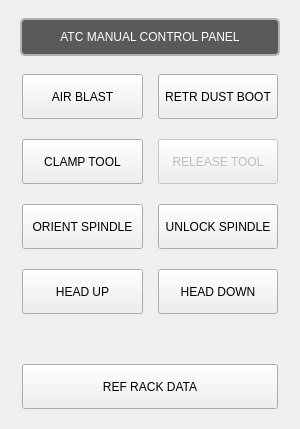
<?xml version="1.0" encoding="UTF-8"?>
<ui version="4.0">
 <class>USER_ATC_BUTTONS</class>
 <widget class="QWidget" name="USER_ATC_BUTTONS">
  <property name="geometry">
   <rect>
    <x>0</x>
    <y>0</y>
    <width>300</width>
    <height>429</height>
   </rect>
  </property>
  <property name="sizePolicy">
   <sizepolicy hsizetype="Preferred" vsizetype="Preferred">
    <horstretch>0</horstretch>
    <verstretch>0</verstretch>
   </sizepolicy>
  </property>
  <property name="windowTitle">
   <string>User Atc Buttons</string>
  </property>
  <property name="layoutDirection">
   <enum>Qt::LayoutDirection::LeftToRight</enum>
  </property>
  <layout class="QVBoxLayout" name="verticalLayout">
   <property name="spacing">
    <number>0</number>
   </property>
   <property name="leftMargin">
    <number>0</number>
   </property>
   <property name="topMargin">
    <number>0</number>
   </property>
   <property name="rightMargin">
    <number>0</number>
   </property>
   <property name="bottomMargin">
    <number>0</number>
   </property>
   <item>
    <widget class="QFrame" name="user_atc_buttons_frame">
     <property name="sizePolicy">
      <sizepolicy hsizetype="Preferred" vsizetype="Preferred">
       <horstretch>0</horstretch>
       <verstretch>0</verstretch>
      </sizepolicy>
     </property>
     <property name="maximumSize">
      <size>
       <width>300</width>
       <height>16777215</height>
      </size>
     </property>
     <property name="styleSheet">
      <string notr="true"/>
     </property>
     <layout class="QVBoxLayout" name="verticalLayout_66">
      <property name="spacing">
       <number>16</number>
      </property>
      <property name="leftMargin">
       <number>20</number>
      </property>
      <property name="topMargin">
       <number>18</number>
      </property>
      <property name="rightMargin">
       <number>20</number>
      </property>
      <property name="bottomMargin">
       <number>18</number>
      </property>
      <item>
       <widget class="QLabel" name="atc_rack_user_header">
        <property name="enabled">
         <bool>true</bool>
        </property>
        <property name="sizePolicy">
         <sizepolicy hsizetype="Preferred" vsizetype="Fixed">
          <horstretch>0</horstretch>
          <verstretch>0</verstretch>
         </sizepolicy>
        </property>
        <property name="minimumSize">
         <size>
          <width>0</width>
          <height>38</height>
         </size>
        </property>
        <property name="maximumSize">
         <size>
          <width>16777215</width>
          <height>38</height>
         </size>
        </property>
        <property name="styleSheet">
         <string notr="true">QLabel{
    border-style: solid;
    border-color: rgb(176, 179, 172);
    border-width: 2px;
    border-radius: 5px;
    color: white;
    background: rgb(90, 90, 90);
	font: 16pt &quot;Bebas Kai&quot;;
}</string>
        </property>
        <property name="frameShape">
         <enum>QFrame::Shape::NoFrame</enum>
        </property>
        <property name="text">
         <string>ATC MANUAL CONTROL PANEL</string>
        </property>
        <property name="alignment">
         <set>Qt::AlignmentFlag::AlignCenter</set>
        </property>
        <property name="wordWrap">
         <bool>true</bool>
        </property>
        <property name="indent">
         <number>0</number>
        </property>
       </widget>
      </item>
      <item>
       <layout class="QHBoxLayout" name="user_buttons_row1_layout" stretch="0,0">
        <property name="spacing">
         <number>15</number>
        </property>
        <property name="leftMargin">
         <number>2</number>
        </property>
        <property name="topMargin">
         <number>2</number>
        </property>
        <property name="rightMargin">
         <number>2</number>
        </property>
        <property name="bottomMargin">
         <number>2</number>
        </property>
        <item>
         <widget class="MDIButton" name="air_blast_button">
          <property name="sizePolicy">
           <sizepolicy hsizetype="Preferred" vsizetype="Fixed">
            <horstretch>1</horstretch>
            <verstretch>0</verstretch>
           </sizepolicy>
          </property>
          <property name="minimumSize">
           <size>
            <width>120</width>
            <height>45</height>
           </size>
          </property>
          <property name="maximumSize">
           <size>
            <width>16777215</width>
            <height>45</height>
           </size>
          </property>
          <property name="focusPolicy">
           <enum>Qt::FocusPolicy::NoFocus</enum>
          </property>
          <property name="toolTip">
           <string>M13 User Defined Macro Call from Subroutine Folder</string>
          </property>
          <property name="styleSheet">
           <string notr="true">MDIButton {
    font: 15pt &quot;Bebas Kai&quot;;
}</string>
          </property>
          <property name="text">
           <string>AIR BLAST</string>
          </property>
          <property name="iconSize">
           <size>
            <width>20</width>
            <height>20</height>
           </size>
          </property>
          <property name="MDICommand" stdset="0">
           <string>M13</string>
          </property>
         </widget>
        </item>
        <item>
         <widget class="MDIButton" name="retract_dustboot_button">
          <property name="sizePolicy">
           <sizepolicy hsizetype="Preferred" vsizetype="Fixed">
            <horstretch>1</horstretch>
            <verstretch>0</verstretch>
           </sizepolicy>
          </property>
          <property name="minimumSize">
           <size>
            <width>120</width>
            <height>45</height>
           </size>
          </property>
          <property name="maximumSize">
           <size>
            <width>16777215</width>
            <height>45</height>
           </size>
          </property>
          <property name="focusPolicy">
           <enum>Qt::FocusPolicy::NoFocus</enum>
          </property>
          <property name="toolTip">
           <string>M13 User Defined Macro Call from Subroutine Folder</string>
          </property>
          <property name="styleSheet">
           <string notr="true">MDIButton {
    font: 15pt &quot;Bebas Kai&quot;;
}</string>
          </property>
          <property name="text">
           <string>RETR DUST BOOT</string>
          </property>
          <property name="iconSize">
           <size>
            <width>20</width>
            <height>20</height>
           </size>
          </property>
          <property name="MDICommand" stdset="0">
           <string>M13</string>
          </property>
         </widget>
        </item>
       </layout>
      </item>
      <item>
       <layout class="QHBoxLayout" name="user_buttons_row2_layout" stretch="0,0">
        <property name="spacing">
         <number>15</number>
        </property>
        <property name="leftMargin">
         <number>2</number>
        </property>
        <property name="topMargin">
         <number>2</number>
        </property>
        <property name="rightMargin">
         <number>2</number>
        </property>
        <property name="bottomMargin">
         <number>2</number>
        </property>
        <item>
         <widget class="SubCallButton" name="clamp_tool_button">
          <property name="sizePolicy">
           <sizepolicy hsizetype="Preferred" vsizetype="Fixed">
            <horstretch>1</horstretch>
            <verstretch>0</verstretch>
           </sizepolicy>
          </property>
          <property name="minimumSize">
           <size>
            <width>120</width>
            <height>45</height>
           </size>
          </property>
          <property name="maximumSize">
           <size>
            <width>16777215</width>
            <height>45</height>
           </size>
          </property>
          <property name="styleSheet">
           <string notr="true">SubCallButton {
    color: white;
    border-color: black;
    border-style: solid;
    border-radius: 5px;
    border-width: 2px;
    background: qlineargradient(spread:pad, x1:0, y1:1, x2:0, y2:0, stop:0 rgba(213, 218, 216, 255), stop:0.169312 rgba(82, 82, 83, 255), stop:0.328042 rgba(72, 70, 73, 255), stop:0.492063 rgba(78, 77, 79, 255), stop:0.703704 rgba(72, 70, 73, 255), stop:0.86 rgba(82, 82, 83, 255), stop:1 rgba(213, 218, 216, 255));
    font-family: &quot;Bebas Kai&quot;;
    font-size: 15pt;
}

SubCallButton:disabled {
    border-color: gray;
}

SubCallButton:hover {
    background:  qlineargradient(x1: 0, y1: 0, x2: 0, y2: 1, stop: 0 #A19E9E, stop: 1.0 #5C5959);
}

SubCallButton:pressed {
    background:  qlineargradient(spread:pad, x1:0, y1:0, x2:0, y2:1, stop:0 rgba(85, 85, 238, 255), stop:0.544974 rgba(90, 91, 239, 255), stop:1 rgba(126, 135, 243, 255));
}
</string>
          </property>
          <property name="text">
           <string>CLAMP TOOL</string>
          </property>
          <property name="filename" stdset="0">
           <string>clamptool.ngc</string>
          </property>
         </widget>
        </item>
        <item>
         <widget class="SubCallButton" name="release_tool_button">
          <property name="enabled">
           <bool>false</bool>
          </property>
          <property name="sizePolicy">
           <sizepolicy hsizetype="Preferred" vsizetype="Fixed">
            <horstretch>1</horstretch>
            <verstretch>0</verstretch>
           </sizepolicy>
          </property>
          <property name="minimumSize">
           <size>
            <width>120</width>
            <height>45</height>
           </size>
          </property>
          <property name="maximumSize">
           <size>
            <width>16777215</width>
            <height>45</height>
           </size>
          </property>
          <property name="styleSheet">
           <string notr="true">SubCallButton {
    color: white;
    border-color: black;
    border-style: solid;
    border-radius: 5px;
    border-width: 2px;
    background: qlineargradient(spread:pad, x1:0, y1:1, x2:0, y2:0, stop:0 rgba(213, 218, 216, 255), stop:0.169312 rgba(82, 82, 83, 255), stop:0.328042 rgba(72, 70, 73, 255), stop:0.492063 rgba(78, 77, 79, 255), stop:0.703704 rgba(72, 70, 73, 255), stop:0.86 rgba(82, 82, 83, 255), stop:1 rgba(213, 218, 216, 255));
    font-family: &quot;Bebas Kai&quot;;
    font-size: 15pt;
}

SubCallButton:disabled {
    border-color: gray;
}

SubCallButton:hover {
    background:  qlineargradient(x1: 0, y1: 0, x2: 0, y2: 1, stop: 0 #A19E9E, stop: 1.0 #5C5959);
}

SubCallButton:pressed {
    background:  qlineargradient(spread:pad, x1:0, y1:0, x2:0, y2:1, stop:0 rgba(85, 85, 238, 255), stop:0.544974 rgba(90, 91, 239, 255), stop:1 rgba(126, 135, 243, 255));
}
</string>
          </property>
          <property name="text">
           <string>RELEASE TOOL</string>
          </property>
          <property name="rules" stdset="0">
           <string>[{&quot;name&quot;: &quot;spindle safety&quot;, &quot;property&quot;: &quot;Enable&quot;, &quot;expression&quot;: &quot;not ch[0]&quot;, &quot;channels&quot;: [{&quot;url&quot;: &quot;status:spindle.0.enabled&quot;, &quot;trigger&quot;: true}]}]</string>
          </property>
          <property name="filename" stdset="0">
           <string>unclamptool.ngc</string>
          </property>
         </widget>
        </item>
       </layout>
      </item>
      <item>
       <layout class="QHBoxLayout" name="user_buttons_row3_layout" stretch="0,0">
        <property name="spacing">
         <number>15</number>
        </property>
        <property name="leftMargin">
         <number>2</number>
        </property>
        <property name="topMargin">
         <number>2</number>
        </property>
        <property name="rightMargin">
         <number>2</number>
        </property>
        <property name="bottomMargin">
         <number>2</number>
        </property>
        <item>
         <widget class="SubCallButton" name="spindle_orientation_button">
          <property name="sizePolicy">
           <sizepolicy hsizetype="Preferred" vsizetype="Fixed">
            <horstretch>1</horstretch>
            <verstretch>0</verstretch>
           </sizepolicy>
          </property>
          <property name="minimumSize">
           <size>
            <width>120</width>
            <height>45</height>
           </size>
          </property>
          <property name="maximumSize">
           <size>
            <width>16777215</width>
            <height>45</height>
           </size>
          </property>
          <property name="styleSheet">
           <string notr="true">SubCallButton {
    color: white;
    border-color: black;
    border-style: solid;
    border-radius: 5px;
    border-width: 2px;
    background: qlineargradient(spread:pad, x1:0, y1:1, x2:0, y2:0, stop:0 rgba(213, 218, 216, 255), stop:0.169312 rgba(82, 82, 83, 255), stop:0.328042 rgba(72, 70, 73, 255), stop:0.492063 rgba(78, 77, 79, 255), stop:0.703704 rgba(72, 70, 73, 255), stop:0.86 rgba(82, 82, 83, 255), stop:1 rgba(213, 218, 216, 255));
    font-family: &quot;Bebas Kai&quot;;
    font-size: 15pt;
}

SubCallButton:disabled {
    border-color: gray;
}

SubCallButton:hover {
    background:  qlineargradient(x1: 0, y1: 0, x2: 0, y2: 1, stop: 0 #A19E9E, stop: 1.0 #5C5959);
}

SubCallButton:pressed {
    background:  qlineargradient(spread:pad, x1:0, y1:0, x2:0, y2:1, stop:0 rgba(85, 85, 238, 255), stop:0.544974 rgba(90, 91, 239, 255), stop:1 rgba(126, 135, 243, 255));
}
</string>
          </property>
          <property name="text">
           <string>ORIENT SPINDLE</string>
          </property>
          <property name="checkable">
           <bool>true</bool>
          </property>
          <property name="filename" stdset="0">
           <string>orientspindle.ngc</string>
          </property>
         </widget>
        </item>
        <item>
         <widget class="MDIButton" name="unlock_spindle_button">
          <property name="sizePolicy">
           <sizepolicy hsizetype="Preferred" vsizetype="Fixed">
            <horstretch>1</horstretch>
            <verstretch>0</verstretch>
           </sizepolicy>
          </property>
          <property name="minimumSize">
           <size>
            <width>120</width>
            <height>45</height>
           </size>
          </property>
          <property name="maximumSize">
           <size>
            <width>16777215</width>
            <height>45</height>
           </size>
          </property>
          <property name="focusPolicy">
           <enum>Qt::FocusPolicy::NoFocus</enum>
          </property>
          <property name="toolTip">
           <string>M112 User Defined Macro Call from Subroutine Folder</string>
          </property>
          <property name="layoutDirection">
           <enum>Qt::LayoutDirection::RightToLeft</enum>
          </property>
          <property name="styleSheet">
           <string notr="true">MDIButton {
    font: 15pt &quot;Bebas Kai&quot;;
}</string>
          </property>
          <property name="text">
           <string>UNLOCK SPINDLE</string>
          </property>
          <property name="iconSize">
           <size>
            <width>20</width>
            <height>20</height>
           </size>
          </property>
          <property name="MDICommand" stdset="0">
           <string>M5</string>
          </property>
         </widget>
        </item>
       </layout>
      </item>
      <item>
       <layout class="QHBoxLayout" name="user_buttons_row4_layout" stretch="0,0">
        <property name="spacing">
         <number>15</number>
        </property>
        <property name="leftMargin">
         <number>2</number>
        </property>
        <property name="topMargin">
         <number>2</number>
        </property>
        <property name="rightMargin">
         <number>2</number>
        </property>
        <property name="bottomMargin">
         <number>2</number>
        </property>
        <item>
         <widget class="SubCallButton" name="move_head_up_button">
          <property name="sizePolicy">
           <sizepolicy hsizetype="Preferred" vsizetype="Fixed">
            <horstretch>1</horstretch>
            <verstretch>0</verstretch>
           </sizepolicy>
          </property>
          <property name="minimumSize">
           <size>
            <width>120</width>
            <height>45</height>
           </size>
          </property>
          <property name="maximumSize">
           <size>
            <width>16777215</width>
            <height>45</height>
           </size>
          </property>
          <property name="styleSheet">
           <string notr="true">SubCallButton {
    color: white;
    border-color: black;
    border-style: solid;
    border-radius: 5px;
    border-width: 2px;
    background: qlineargradient(spread:pad, x1:0, y1:1, x2:0, y2:0, stop:0 rgba(213, 218, 216, 255), stop:0.169312 rgba(82, 82, 83, 255), stop:0.328042 rgba(72, 70, 73, 255), stop:0.492063 rgba(78, 77, 79, 255), stop:0.703704 rgba(72, 70, 73, 255), stop:0.86 rgba(82, 82, 83, 255), stop:1 rgba(213, 218, 216, 255));
    font-family: &quot;Bebas Kai&quot;;
    font-size: 15pt;
}

SubCallButton:disabled {
    border-color: gray;
}

SubCallButton:hover {
    background:  qlineargradient(x1: 0, y1: 0, x2: 0, y2: 1, stop: 0 #A19E9E, stop: 1.0 #5C5959);
}

SubCallButton:pressed {
    background:  qlineargradient(spread:pad, x1:0, y1:0, x2:0, y2:1, stop:0 rgba(85, 85, 238, 255), stop:0.544974 rgba(90, 91, 239, 255), stop:1 rgba(126, 135, 243, 255));
}
</string>
          </property>
          <property name="text">
           <string>HEAD UP</string>
          </property>
          <property name="filename" stdset="0">
           <string>move_head_above_carousel.ngc</string>
          </property>
         </widget>
        </item>
        <item>
         <widget class="SubCallButton" name="move_head_down_button">
          <property name="sizePolicy">
           <sizepolicy hsizetype="Preferred" vsizetype="Fixed">
            <horstretch>1</horstretch>
            <verstretch>0</verstretch>
           </sizepolicy>
          </property>
          <property name="minimumSize">
           <size>
            <width>120</width>
            <height>45</height>
           </size>
          </property>
          <property name="maximumSize">
           <size>
            <width>16777215</width>
            <height>45</height>
           </size>
          </property>
          <property name="styleSheet">
           <string notr="true">SubCallButton {
    color: white;
    border-color: black;
    border-style: solid;
    border-radius: 5px;
    border-width: 2px;
    background: qlineargradient(spread:pad, x1:0, y1:1, x2:0, y2:0, stop:0 rgba(213, 218, 216, 255), stop:0.169312 rgba(82, 82, 83, 255), stop:0.328042 rgba(72, 70, 73, 255), stop:0.492063 rgba(78, 77, 79, 255), stop:0.703704 rgba(72, 70, 73, 255), stop:0.86 rgba(82, 82, 83, 255), stop:1 rgba(213, 218, 216, 255));
    font-family: &quot;Bebas Kai&quot;;
    font-size: 15pt;
}

SubCallButton:disabled {
    border-color: gray;
}

SubCallButton:hover {
    background:  qlineargradient(x1: 0, y1: 0, x2: 0, y2: 1, stop: 0 #A19E9E, stop: 1.0 #5C5959);
}

SubCallButton:pressed {
    background:  qlineargradient(spread:pad, x1:0, y1:0, x2:0, y2:1, stop:0 rgba(85, 85, 238, 255), stop:0.544974 rgba(90, 91, 239, 255), stop:1 rgba(126, 135, 243, 255));
}
</string>
          </property>
          <property name="text">
           <string>HEAD DOWN</string>
          </property>
          <property name="filename" stdset="0">
           <string>move_tool_to_carousel_height.ngc</string>
          </property>
         </widget>
        </item>
       </layout>
      </item>
      <item>
       <widget class="QWidget" name="widget_10" native="true"/>
      </item>
      <item>
       <layout class="QHBoxLayout" name="user_buttons_row5_layout">
        <property name="spacing">
         <number>15</number>
        </property>
        <property name="leftMargin">
         <number>2</number>
        </property>
        <property name="topMargin">
         <number>2</number>
        </property>
        <property name="rightMargin">
         <number>2</number>
        </property>
        <property name="bottomMargin">
         <number>2</number>
        </property>
        <item>
         <widget class="MDIButton" name="Ref_rack_button">
          <property name="sizePolicy">
           <sizepolicy hsizetype="Preferred" vsizetype="Fixed">
            <horstretch>1</horstretch>
            <verstretch>0</verstretch>
           </sizepolicy>
          </property>
          <property name="minimumSize">
           <size>
            <width>125</width>
            <height>45</height>
           </size>
          </property>
          <property name="maximumSize">
           <size>
            <width>16777215</width>
            <height>45</height>
           </size>
          </property>
          <property name="focusPolicy">
           <enum>Qt::FocusPolicy::NoFocus</enum>
          </property>
          <property name="toolTip">
           <string>M13 User Defined Macro Call from Subroutine Folder</string>
          </property>
          <property name="styleSheet">
           <string notr="true">MDIButton {
    font: 15pt &quot;Bebas Kai&quot;;
}</string>
          </property>
          <property name="text">
           <string>REF RACK DATA</string>
          </property>
          <property name="iconSize">
           <size>
            <width>20</width>
            <height>20</height>
           </size>
          </property>
          <property name="MDICommand" stdset="0">
           <string>M13</string>
          </property>
         </widget>
        </item>
       </layout>
      </item>
     </layout>
    </widget>
   </item>
  </layout>
 </widget>
 <customwidgets>
  <customwidget>
   <class>SubCallButton</class>
   <extends>QPushButton</extends>
   <header>qtpyvcp.widgets.button_widgets.subcall_button</header>
  </customwidget>
  <customwidget>
   <class>MDIButton</class>
   <extends>QPushButton</extends>
   <header>qtpyvcp.widgets.button_widgets.mdi_button</header>
  </customwidget>
 </customwidgets>
 <resources/>
 <connections/>
</ui>
